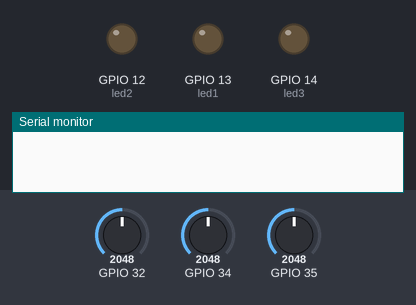
Simulated run of this sketch. Board: ESP32. Shown: output pins drawn as LEDs (lit = HIGH), the last lines printed to the serial monitor. The test bench sets the inputs (shaded band); at power-on: GPIO 32 = 2048, GPIO 34 = 2048, GPIO 35 = 2048.

Above: at 1.3 s.
1.4 s: GPIO 32 set to 136
2.9 s: GPIO 32 set to 112
At 4.2 s:
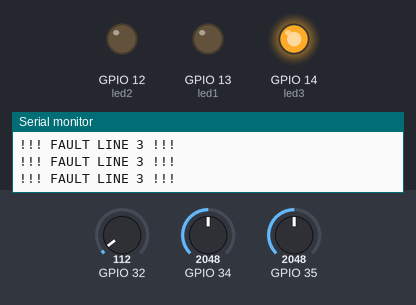
4.5 s: GPIO 34 set to 268
6.0 s: GPIO 34 set to 238
At 6.7 s:
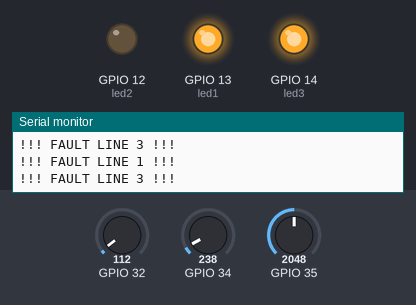
7.5 s: GPIO 35 set to 261
9.0 s: GPIO 35 set to 237
At 10.4 s:
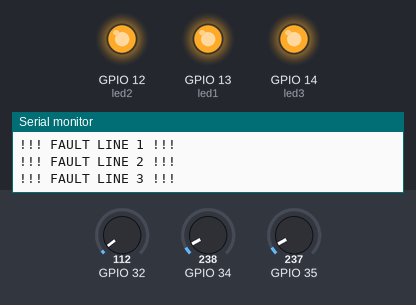
Timing chart, 0 to 11.5 s (numbered marks = the images above; inputs shaded):
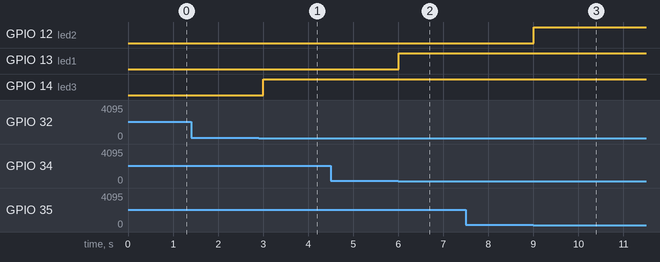

The sketch:

Multi_line_Fault_Detection.ino
```cpp
// Define LED Pins
const int led1 = 13;
const int led2 = 12;
const int led3 = 14;

void setup() {
  Serial.begin(115200);
  pinMode(led1, OUTPUT);
  pinMode(led2, OUTPUT);
  pinMode(led3, OUTPUT);
}

void loop() {
  float v1 = analogRead(34) * (3.3 / 4095.0);
  float v2 = analogRead(35) * (3.3 / 4095.0);
  float v3 = analogRead(32) * (3.3 / 4095.0);

  // LINE 1 LOGIC
  if (v1 < 0.2) {
    digitalWrite(led1, HIGH); // LED ON
    Serial.println("!!! FAULT LINE 1 !!!");
  } else {
    digitalWrite(led1, LOW);  // LED OFF
  }

  // LINE 2 LOGIC
  if (v2 < 0.2) {
    digitalWrite(led2, HIGH);
    Serial.println("!!! FAULT LINE 2 !!!");
  } else {
    digitalWrite(led2, LOW);
  }

  // LINE 3 LOGIC (Threshold is 0.1 because normal is 0.46)
  if (v3 < 0.1) {
    digitalWrite(led3, HIGH);
    Serial.println("!!! FAULT LINE 3 !!!");
  } else {
    digitalWrite(led3, LOW);
  }

  delay(500);
}
```

Measured:
- the behaviour switches between 125 and 124 on GPIO 32 (found by bisection; images 0 and 1)
- the behaviour switches between 249 and 248 on GPIO 34 (found by bisection; images 1 and 2)
- the behaviour switches between 249 and 248 on GPIO 35 (found by bisection; images 2 and 3)
- after the input at 1.4 s, every drawn part: stays the same
- after the input at 2.9 s, GPIO 14 (led3): LOW → HIGH after 0.10 s
- after the input at 6.0 s, GPIO 13 (led1): LOW → HIGH at once
- after the input at 9.0 s, GPIO 12 (led2): LOW → HIGH at once
